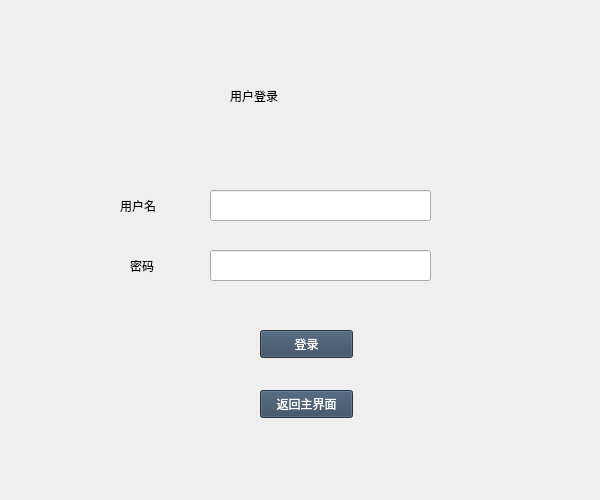
<?xml version="1.0" encoding="UTF-8"?>
<ui version="4.0">
 <class>CourierLoginWindow</class>
 <widget class="QWidget" name="CourierLoginWindow">
  <property name="geometry">
   <rect>
    <x>0</x>
    <y>0</y>
    <width>600</width>
    <height>500</height>
   </rect>
  </property>
  <property name="windowTitle">
   <string>快递员登录</string>
  </property>
  <widget class="QLabel" name="label">
   <property name="geometry">
    <rect>
     <x>230</x>
     <y>60</y>
     <width>151</width>
     <height>71</height>
    </rect>
   </property>
   <property name="styleSheet">
    <string notr="true">font: 18pt &quot;华文楷体&quot;;</string>
   </property>
   <property name="text">
    <string>用户登录</string>
   </property>
  </widget>
  <widget class="QPushButton" name="login">
   <property name="geometry">
    <rect>
     <x>260</x>
     <y>330</y>
     <width>93</width>
     <height>28</height>
    </rect>
   </property>
   <property name="styleSheet">
    <string notr="true">color:white;
background-color:#34495e;</string>
   </property>
   <property name="text">
    <string>登录</string>
   </property>
  </widget>
  <widget class="QPushButton" name="back">
   <property name="geometry">
    <rect>
     <x>260</x>
     <y>390</y>
     <width>93</width>
     <height>28</height>
    </rect>
   </property>
   <property name="styleSheet">
    <string notr="true">color:white;
background-color:#34495e;</string>
   </property>
   <property name="text">
    <string>返回主界面</string>
   </property>
  </widget>
  <widget class="QWidget" name="widget" native="true">
   <property name="geometry">
    <rect>
     <x>110</x>
     <y>160</y>
     <width>341</width>
     <height>141</height>
    </rect>
   </property>
   <widget class="QLineEdit" name="password">
    <property name="geometry">
     <rect>
      <x>100</x>
      <y>90</y>
      <width>221</width>
      <height>31</height>
     </rect>
    </property>
    <property name="maxLength">
     <number>16</number>
    </property>
    <property name="echoMode">
     <enum>QLineEdit::Password</enum>
    </property>
   </widget>
   <widget class="QLineEdit" name="username">
    <property name="geometry">
     <rect>
      <x>100</x>
      <y>30</y>
      <width>221</width>
      <height>31</height>
     </rect>
    </property>
    <property name="maxLength">
     <number>16</number>
    </property>
   </widget>
   <widget class="QLabel" name="label_2">
    <property name="geometry">
     <rect>
      <x>10</x>
      <y>30</y>
      <width>71</width>
      <height>31</height>
     </rect>
    </property>
    <property name="styleSheet">
     <string notr="true">font: 12pt &quot;华文楷体&quot;;</string>
    </property>
    <property name="text">
     <string>用户名</string>
    </property>
   </widget>
   <widget class="QLabel" name="label_3">
    <property name="geometry">
     <rect>
      <x>20</x>
      <y>90</y>
      <width>61</width>
      <height>31</height>
     </rect>
    </property>
    <property name="styleSheet">
     <string notr="true">font: 12pt &quot;华文楷体&quot;;</string>
    </property>
    <property name="text">
     <string>密码</string>
    </property>
   </widget>
  </widget>
 </widget>
 <layoutdefault spacing="6" margin="11"/>
 <resources/>
 <connections/>
 <slots>
  <slot>login_clicked()</slot>
 </slots>
</ui>
